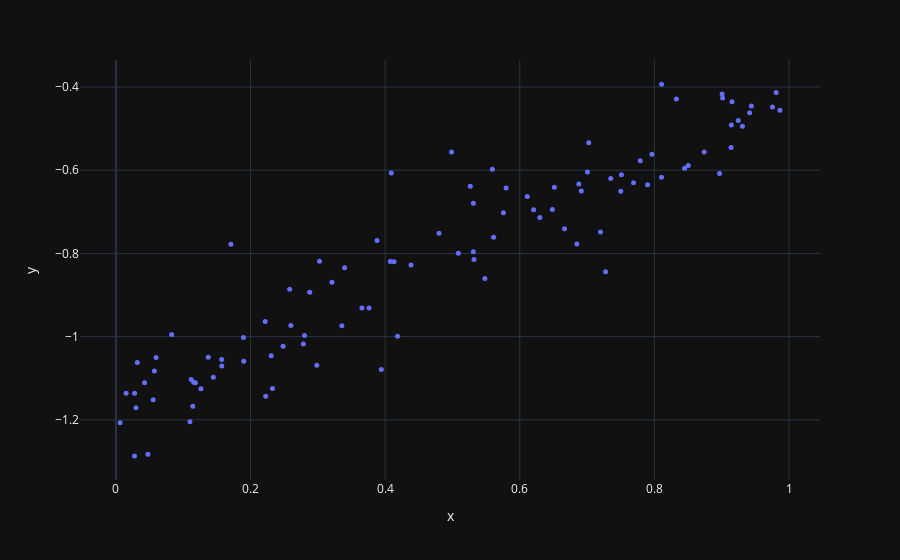

The cell this chart's notebook holds for it:
### Code cell
px.scatter(x=xs.squeeze(), y=ys.squeeze(), template='plotly_dark').update_traces(marker=dict(size=5)).show()
